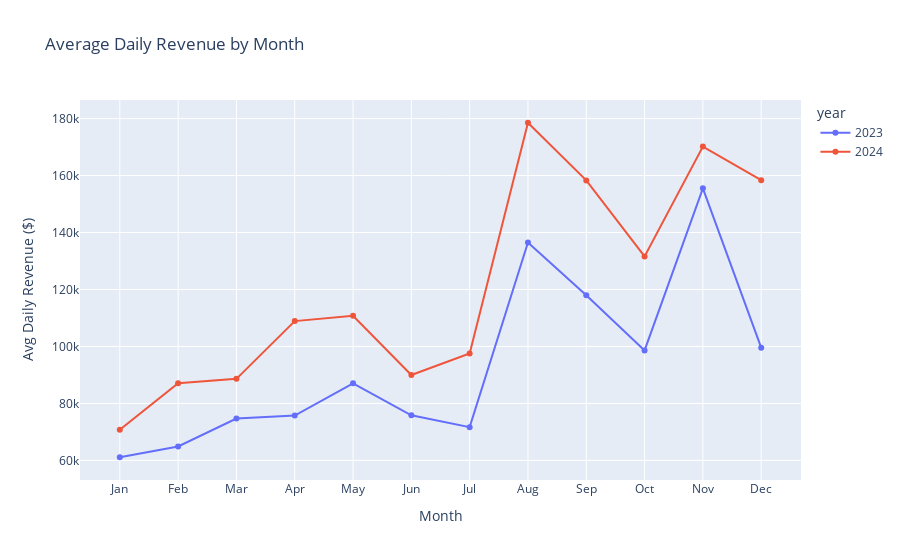

Source (notebook cell):
### Code cell
# %% [markdown]
# # 2. Seasonality Analysis
# 
# Identifying peak seasons and demand patterns

# %% Monthly seasonality
revenue_daily['month'] = pd.to_datetime(revenue_daily['date']).dt.month
revenue_daily['year'] = pd.to_datetime(revenue_daily['date']).dt.year

monthly_by_year = revenue_daily.groupby(['year', 'month'])['daily_revenue'].mean().reset_index()

fig = px.line(
    monthly_by_year,
    x='month',
    y='daily_revenue',
    color='year',
    title='Average Daily Revenue by Month',
    labels={'daily_revenue': 'Avg Daily Revenue ($)', 'month': 'Month'},
    markers=True
)

fig.update_xaxes(
    tickmode='array',
    tickvals=list(range(1, 13)),
    ticktext=['Jan', 'Feb', 'Mar', 'Apr', 'May', 'Jun', 
              'Jul', 'Aug', 'Sep', 'Oct', 'Nov', 'Dec']
)

fig.show()

# Peak months
monthly_avg = revenue_daily.groupby('month')['daily_revenue'].mean()
peak_month = monthly_avg.idxmax()
lowest_month = monthly_avg.idxmin()
peak_ratio = monthly_avg.max() / monthly_avg.min()

print(f"\n📊 Seasonality Metrics:")
print(f"   Peak month: {peak_month} (${monthly_avg.max():,.2f}/day)")
print(f"   Lowest month: {lowest_month} (${monthly_avg.min():,.2f}/day)")
print(f"   Peak/Low ratio: {peak_ratio:.2f}x")

### Figure 1 — Plotly figure (JSON) as saved in the notebook; plotly's stock layout.template omitted (floating-point values rounded to 4 significant figures)
{"data": [{"hovertemplate": "year=2023<br>Month=%{x}<br>Avg Daily Revenue ($)=%{y}<extra></extra>", "legendgroup": "2023", "line": {"color": "#636efa", "dash": "solid"}, "marker": {"symbol": "circle"}, "mode": "markers+lines", "name": "2023", "orientation": "v", "showlegend": true, "type": "scatter", "x": [1, 2, 3, 4, 5, 6, 7, 8, 9, 10, 11, 12], "xaxis": "x", "y": [61110.0, 64880.0, 74680.0, 75730.0, 87060.0, 75840.0, 71670.0, 136500.0, 118000.0, 98630.0, 155500.0, 99590.0], "yaxis": "y"}, {"hovertemplate": "year=2024<br>Month=%{x}<br>Avg Daily Revenue ($)=%{y}<extra></extra>", "legendgroup": "2024", "line": {"color": "#EF553B", "dash": "solid"}, "marker": {"symbol": "circle"}, "mode": "markers+lines", "name": "2024", "orientation": "v", "showlegend": true, "type": "scatter", "x": [1, 2, 3, 4, 5, 6, 7, 8, 9, 10, 11, 12], "xaxis": "x", "y": [70740.0, 87110.0, 88630.0, 108900.0, 110800.0, 89980.0, 97550.0, 178500.0, 158300.0, 131600.0, 170200.0, 158400.0], "yaxis": "y"}], "layout": {"legend": {"title": {"text": "year"}, "tracegroupgap": 0}, "title": {"text": "Average Daily Revenue by Month"}, "xaxis": {"anchor": "y", "domain": [0, 1], "tickmode": "array", "ticktext": ["Jan", "Feb", "Mar", "Apr", "May", "Jun", "Jul", "Aug", "Sep", "Oct", "Nov", "Dec"], "tickvals": [1, 2, 3, 4, 5, 6, 7, 8, 9, 10, 11, 12], "title": {"text": "Month"}}, "yaxis": {"anchor": "x", "domain": [0, 1], "title": {"text": "Avg Daily Revenue ($)"}}}}
